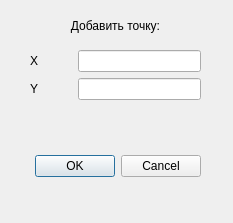
<?xml version="1.0" encoding="UTF-8"?>
<ui version="4.0">
 <class>AddPoint</class>
 <widget class="QDialog" name="AddPoint">
  <property name="geometry">
   <rect>
    <x>0</x>
    <y>0</y>
    <width>233</width>
    <height>223</height>
   </rect>
  </property>
  <property name="windowTitle">
   <string>Dialog</string>
  </property>
  <widget class="QDialogButtonBox" name="buttonBox">
   <property name="geometry">
    <rect>
     <x>20</x>
     <y>150</y>
     <width>181</width>
     <height>32</height>
    </rect>
   </property>
   <property name="orientation">
    <enum>Qt::Horizontal</enum>
   </property>
   <property name="standardButtons">
    <set>QDialogButtonBox::Cancel|QDialogButtonBox::Ok</set>
   </property>
  </widget>
  <widget class="QLabel" name="label">
   <property name="geometry">
    <rect>
     <x>30</x>
     <y>10</y>
     <width>171</width>
     <height>31</height>
    </rect>
   </property>
   <property name="text">
    <string>Добавить точку:</string>
   </property>
   <property name="scaledContents">
    <bool>false</bool>
   </property>
   <property name="alignment">
    <set>Qt::AlignCenter</set>
   </property>
   <property name="wordWrap">
    <bool>true</bool>
   </property>
  </widget>
  <widget class="QWidget" name="formLayoutWidget">
   <property name="geometry">
    <rect>
     <x>30</x>
     <y>50</y>
     <width>171</width>
     <height>92</height>
    </rect>
   </property>
   <layout class="QFormLayout" name="formLayout">
    <item row="0" column="0">
     <widget class="QLabel" name="label_2">
      <property name="text">
       <string>X          </string>
      </property>
     </widget>
    </item>
    <item row="0" column="1">
     <widget class="QLineEdit" name="_x"/>
    </item>
    <item row="1" column="0">
     <widget class="QLabel" name="label_3">
      <property name="text">
       <string>Y          </string>
      </property>
     </widget>
    </item>
    <item row="1" column="1">
     <widget class="QLineEdit" name="_y"/>
    </item>
   </layout>
  </widget>
 </widget>
 <resources/>
 <connections>
  <connection>
   <sender>buttonBox</sender>
   <signal>accepted()</signal>
   <receiver>AddPoint</receiver>
   <slot>accept()</slot>
   <hints>
    <hint type="sourcelabel">
     <x>248</x>
     <y>254</y>
    </hint>
    <hint type="destinationlabel">
     <x>157</x>
     <y>274</y>
    </hint>
   </hints>
  </connection>
  <connection>
   <sender>buttonBox</sender>
   <signal>rejected()</signal>
   <receiver>AddPoint</receiver>
   <slot>reject()</slot>
   <hints>
    <hint type="sourcelabel">
     <x>316</x>
     <y>260</y>
    </hint>
    <hint type="destinationlabel">
     <x>286</x>
     <y>274</y>
    </hint>
   </hints>
  </connection>
 </connections>
</ui>
